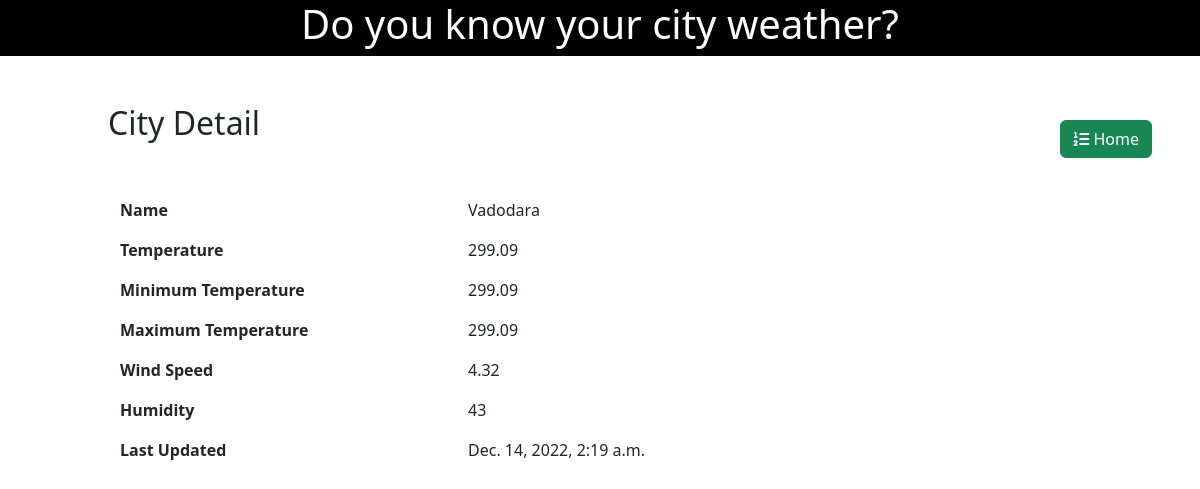
/city/4/, run on the app's committed database.
### weather/models.py (models this page shows, shortened)
class BaseModel(models.Model):
    created_at = models.DateTimeField(auto_now_add=True)
    updated_at = models.DateTimeField(auto_now=True)
    is_expired = models.BooleanField(default=False)
    class Meta:
        abstract = True

class City(BaseModel):
    name = models.CharField(max_length=25)
    temperature = models.CharField(max_length=25, default="")
    min_temp = models.CharField(max_length=25, default="")
    max_temp = models.CharField(max_length=25, default="")
    wind_speed = models.CharField(max_length=25, default="")
    humidity = models.CharField(max_length=25, default="")
    next_min_temp = models.CharField(max_length=25, default="")
    next_max_temp = models.CharField(max_length=25, default="")

### weather/views.py (the view)
# urls.py: path("city/<int:pk>/", views.CityDetailView.as_view(), name="city_detail"),
class CityDetailView(DetailView):
    model = City
    template_name = "city_detail.html"

### weather/templates/city_detail.html (shortened to what this page needs)
{% extends 'base.html' %}
{% block content %}
<div class="container m-5 p-5 pt-0">
    <div class="row">
        <div class="col-8">
            <h2 class="pb-4">City Detail</h2>
        </div>
        <div class="col-4 d-flex justify-content-end align-items-center">
            <a class="btn btn-success" href="{% url 'home' %}" role="button"><i class="fa fa-list-ol" aria-hidden="true"></i> Home</a>
        </div>
    </div>
    <div class="container mt-4">
        <div class="row align-items-start mt-3">
            <div class="col-4">
                <b>Name</b>
            </div>
            <div class="col">
                {{object.name}}
            </div>
        </div>
        <div class="row align-items-start mt-3">
            <div class="col-4">
                <b>Temperature</b>
            </div>
            <div class="col">
                {{object.temperature}}
            </div>
        </div>
        <div class="row align-items-start mt-3">
            <div class="col-4">
                <b>Minimum Temperature</b>
            </div>
            <div class="col">
                {{object.min_temp}}
            </div>
        </div>
        <div class="row align-items-start mt-3">
            <div class="col-4">
                <b>Maximum Temperature</b>
            </div>
            <div class="col">
                {{object.max_temp}}
            </div>
        </div>
        <div class="row align-items-start mt-3">
            <div class="col-4">
                <b>Wind Speed</b>
            </div>
            <div class="col">
                {{object.wind_speed}}
            </div>
        </div>
        <div class="row align-items-start mt-3">
            <div class="col-4">
                <b>Humidity</b>
            </div>
            <div class="col">
                {{object.humidity}}
            </div>
        </div>
        <div class="row align-items-start mt-3">
            <div class="col-4">
                <b>Last Updated</b>
            </div>
            <div class="col">
                {{object.created_at}}
            </div>
        </div>
    </div>
</div>
{% endblock %}

### data on the page
City: name "Vadodara", temperature "299.09", min_temp "299.09", max_temp "299.09", wind_speed "4.32", humidity "43", created_at "Dec. 14, 2022, 2:19 a.m."
